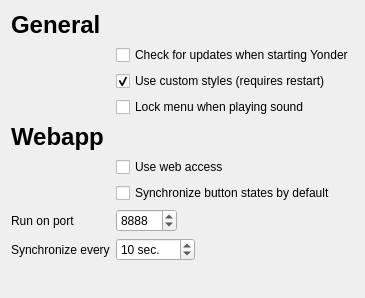
<?xml version="1.0" encoding="UTF-8"?>
<ui version="4.0">
 <class>FrameConfigure</class>
 <widget class="QWidget" name="FrameConfigure">
  <layout class="QVBoxLayout" name="verticalLayout">
   <item>
    <layout class="QFormLayout" name="formLayout">
     <property name="fieldGrowthPolicy">
      <enum>QFormLayout::AllNonFixedFieldsGrow</enum>
     </property>
     <item row="0" column="0">
      <widget class="QLabel" name="label_2">
       <property name="font">
        <font>
         <pointsize>18</pointsize>
         <weight>75</weight>
         <bold>true</bold>
        </font>
       </property>
       <property name="text">
        <string>General</string>
       </property>
      </widget>
     </item>
     <item row="1" column="1">
      <widget class="QCheckBox" name="check_update">
       <property name="text">
        <string>Check for updates when starting Yonder</string>
       </property>
      </widget>
     </item>
     <item row="2" column="1">
      <widget class="QCheckBox" name="custom_style">
       <property name="text">
        <string>Use custom styles (requires restart)</string>
       </property>
       <property name="checked">
        <bool>true</bool>
       </property>
      </widget>
     </item>
     <item row="3" column="1">
      <widget class="QCheckBox" name="lock_menu">
       <property name="text">
        <string>Lock menu when playing sound</string>
       </property>
      </widget>
     </item>
     <item row="4" column="0">
      <widget class="QLabel" name="label_3">
       <property name="font">
        <font>
         <pointsize>18</pointsize>
         <weight>75</weight>
         <bold>true</bold>
        </font>
       </property>
       <property name="text">
        <string>Webapp</string>
       </property>
      </widget>
     </item>
     <item row="5" column="1">
      <widget class="QCheckBox" name="webapp_active">
       <property name="text">
        <string>Use web access</string>
       </property>
      </widget>
     </item>
     <item row="6" column="1">
      <widget class="QCheckBox" name="webapp_sync">
       <property name="text">
        <string>Synchronize button states by default</string>
       </property>
      </widget>
     </item>
     <item row="7" column="0">
      <widget class="QLabel" name="label">
       <property name="text">
        <string>Run on port</string>
       </property>
      </widget>
     </item>
     <item row="7" column="1">
      <widget class="QSpinBox" name="webapp_port">
       <property name="sizePolicy">
        <sizepolicy hsizetype="Fixed" vsizetype="Fixed">
         <horstretch>0</horstretch>
         <verstretch>0</verstretch>
        </sizepolicy>
       </property>
       <property name="minimum">
        <number>1024</number>
       </property>
       <property name="maximum">
        <number>49151</number>
       </property>
       <property name="value">
        <number>8888</number>
       </property>
      </widget>
     </item>
     <item row="8" column="0">
      <widget class="QLabel" name="label_4">
       <property name="text">
        <string>Synchronize every</string>
       </property>
      </widget>
     </item>
     <item row="8" column="1">
      <widget class="QSpinBox" name="webapp_refresh">
       <property name="sizePolicy">
        <sizepolicy hsizetype="Fixed" vsizetype="Fixed">
         <horstretch>0</horstretch>
         <verstretch>0</verstretch>
        </sizepolicy>
       </property>
       <property name="suffix">
        <string> sec.</string>
       </property>
       <property name="minimum">
        <number>1</number>
       </property>
       <property name="maximum">
        <number>3600</number>
       </property>
       <property name="value">
        <number>10</number>
       </property>
      </widget>
     </item>
     <item row="9" column="1">
      <spacer name="horizontalSpacer">
       <property name="orientation">
        <enum>Qt::Horizontal</enum>
       </property>
       <property name="sizeHint" stdset="0">
        <size>
         <width>40</width>
         <height>20</height>
        </size>
       </property>
      </spacer>
     </item>
    </layout>
   </item>
  </layout>
 </widget>
 <resources/>
 <connections/>
</ui>
